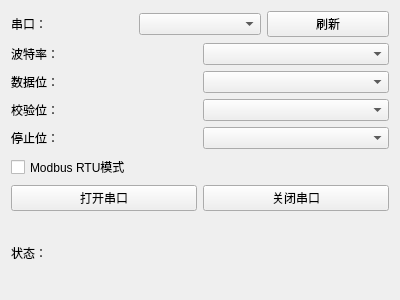
<?xml version="1.0" encoding="UTF-8"?>
<ui version="4.0">
 <class>MockSerialConfigWindow</class>
 <widget class="QWidget" name="MockSerialConfigWindow">
  <property name="geometry">
   <rect>
    <x>0</x>
    <y>0</y>
    <width>400</width>
    <height>300</height>
   </rect>
  </property>
  <property name="windowTitle">
   <string>Form</string>
  </property>
  <layout class="QVBoxLayout" name="verticalLayout">
   <item>
    <layout class="QHBoxLayout" name="horizontalLayout_2">
     <item>
      <widget class="QLabel" name="label">
       <property name="text">
        <string>串口：</string>
       </property>
      </widget>
     </item>
     <item>
      <widget class="QComboBox" name="serialPortComboBox"/>
     </item>
     <item>
      <widget class="QPushButton" name="refreshSerialButton">
       <property name="text">
        <string>刷新</string>
       </property>
      </widget>
     </item>
    </layout>
   </item>
   <item>
    <layout class="QHBoxLayout" name="horizontalLayout">
     <item>
      <widget class="QLabel" name="label_2">
       <property name="sizePolicy">
        <sizepolicy hsizetype="Preferred" vsizetype="Preferred">
         <horstretch>0</horstretch>
         <verstretch>0</verstretch>
        </sizepolicy>
       </property>
       <property name="text">
        <string>波特率：</string>
       </property>
      </widget>
     </item>
     <item>
      <widget class="QComboBox" name="baudRateComboBox"/>
     </item>
    </layout>
   </item>
   <item>
    <layout class="QHBoxLayout" name="horizontalLayout_4">
     <item>
      <widget class="QLabel" name="label_3">
       <property name="sizePolicy">
        <sizepolicy hsizetype="Preferred" vsizetype="Preferred">
         <horstretch>0</horstretch>
         <verstretch>0</verstretch>
        </sizepolicy>
       </property>
       <property name="text">
        <string>数据位：</string>
       </property>
      </widget>
     </item>
     <item>
      <widget class="QComboBox" name="dataBitsComboBox"/>
     </item>
    </layout>
   </item>
   <item>
    <layout class="QHBoxLayout" name="horizontalLayout_5">
     <item>
      <widget class="QLabel" name="label_4">
       <property name="sizePolicy">
        <sizepolicy hsizetype="Preferred" vsizetype="Preferred">
         <horstretch>0</horstretch>
         <verstretch>0</verstretch>
        </sizepolicy>
       </property>
       <property name="text">
        <string>校验位：</string>
       </property>
      </widget>
     </item>
     <item>
      <widget class="QComboBox" name="parityComboBox"/>
     </item>
    </layout>
   </item>
   <item>
    <layout class="QHBoxLayout" name="horizontalLayout_6">
     <item>
      <widget class="QLabel" name="label_5">
       <property name="sizePolicy">
        <sizepolicy hsizetype="Preferred" vsizetype="Preferred">
         <horstretch>0</horstretch>
         <verstretch>0</verstretch>
        </sizepolicy>
       </property>
       <property name="text">
        <string>停止位：</string>
       </property>
      </widget>
     </item>
     <item>
      <widget class="QComboBox" name="stopBitsComboBox"/>
     </item>
    </layout>
   </item>
   <item>
    <widget class="QCheckBox" name="modbusModeCheckBox">
     <property name="text">
      <string>Modbus RTU模式</string>
     </property>
    </widget>
   </item>
   <item>
    <layout class="QHBoxLayout" name="horizontalLayout_3">
     <item>
      <widget class="QPushButton" name="openSerialButton">
       <property name="text">
        <string>打开串口</string>
       </property>
      </widget>
     </item>
     <item>
      <widget class="QPushButton" name="closeSerialButton">
       <property name="text">
        <string>关闭串口</string>
       </property>
      </widget>
     </item>
    </layout>
   </item>
   <item>
    <widget class="QLabel" name="serialStatusLabel">
     <property name="text">
      <string>状态：</string>
     </property>
    </widget>
   </item>
  </layout>
 </widget>
 <resources/>
 <connections/>
</ui>
